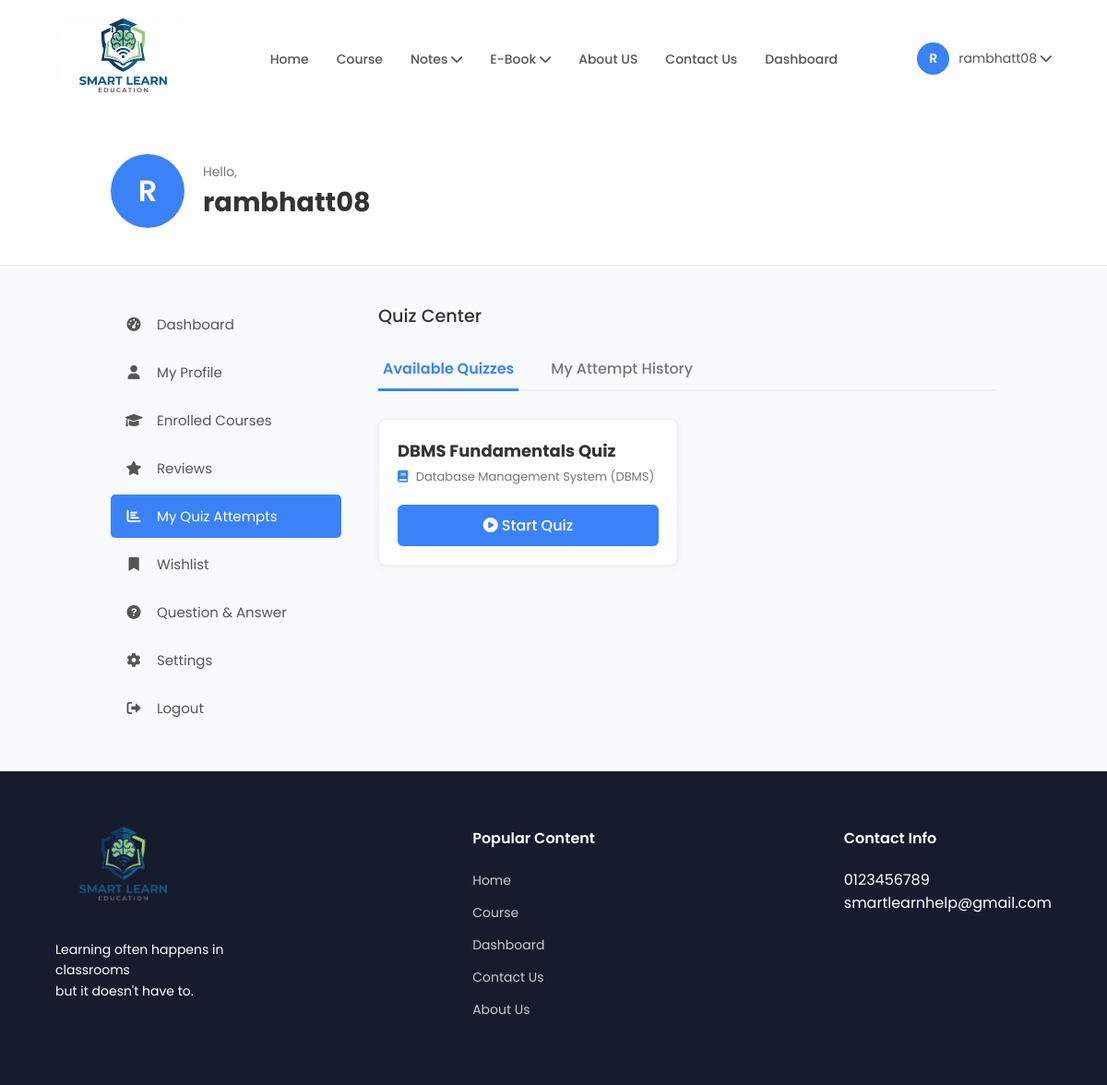
/quiz_attempts.php (signed in), run on the app's committed database.
### tables this page shows
CREATE TABLE `quizzes` (
  `id` int(11) UNSIGNED NOT NULL,
  `course_id` int(11) UNSIGNED NOT NULL,
  `title` varchar(255) NOT NULL,
  `created_at` timestamp NOT NULL DEFAULT current_timestamp()
);

CREATE TABLE `courses` (
  `id` int(11) UNSIGNED NOT NULL,
  `title` varchar(255) NOT NULL,
  `description` text DEFAULT NULL,
  `level` varchar(50) DEFAULT 'Beginner',
  `thumbnail` varchar(255) DEFAULT NULL,
  `total_enrolled` int(11) DEFAULT 0,
  `created_at` timestamp NOT NULL DEFAULT current_timestamp()
);

### quiz_attempts.php (the view, shortened to what this page needs)
<?php
require 'db_connect.php';
$user_id = $_SESSION['user_id'];
$user_name = $_SESSION['user_name'];
$sql_available = "SELECT q.id AS quiz_id, q.title AS quiz_title, c.title AS course_title
                  FROM quizzes q
                  JOIN enrollments e ON q.course_id = e.course_id
                  JOIN courses c ON q.course_id = c.id
                  WHERE e.user_id = $user_id
                  ORDER BY q.created_at DESC";
$res_available = $conn->query($sql_available);
?>
<!DOCTYPE html>
<html lang="en">
<head>
    <link rel="stylesheet" href="https://cdnjs.cloudflare.com/ajax/libs/font-awesome/6.0.0/css/all.min.css">
    <link rel="stylesheet" href="style.css">
</head>
<body>
<nav class="navbar dashboard-nav">
    <div class="logo">
        <a href="index.html"><img src="imgs/logo.jpg" alt="Smart Learn Logo"></a>
    </div>
    <ul class="nav-links">
        <li><a href="index.php">Home</a></li>
        <li><a href="courses.php">Course</a></li>
        <li class="dropdown-parent"><a href="#">Notes <i class="fas fa-chevron-down"></i></a>
        </li>
        <li class="dropdown-parent"><a href="#">E-Book <i class="fas fa-chevron-down"></i></a>
        </li>
        <li><a href="about.html">About US</a></li>
        <li><a href="contact.php">Contact Us</a></li>
        <li><a href="student-dashboard.php">Dashboard</a></li>
    </ul>
    <div class="user-profile dropdown-parent">
        <div class="profile-trigger">
            <div class="avatar-circle">
                <?php echo strtoupper(substr($user_name, 0, 1)); ?>
            </div>
            <span>
                <?php echo htmlspecialchars($user_name); ?>
                <i class="fas fa-chevron-down"></i>
            </span>
        </div>
    </div>
</nav>
<header class="dash-header">
    <div class="big-avatar">
        <?php echo strtoupper(substr($user_name, 0, 1)); ?>
    </div>
    <div class="welcome-text">
        <span>Hello,</span>
        <h2><?php echo htmlspecialchars($user_name); ?></h2>
    </div>
</header>
<div class="dashboard-container">
    <aside class="sidebar">
        <ul>
            <li><a href="student-dashboard.php"><i class="fas fa-tachometer-alt"></i> Dashboard</a></li>
            <li><a href="student_profile.php"><i class="fas fa-user"></i> My Profile</a></li>
            <li><a href="my_courses.php"><i class="fas fa-graduation-cap"></i> Enrolled Courses</a></li>
            <li><a href="reviews.php"><i class="fas fa-star"></i> Reviews</a></li>
            <li><a href="quiz_attempts.php" class="active"><i class="fas fa-chart-bar"></i> My Quiz Attempts</a></li>
            <li><a href="wishlist.php"><i class="fas fa-bookmark"></i> Wishlist</a></li>
            <li><a href="question-answer.php"><i class="fas fa-question-circle"></i> Question & Answer</a></li>
            <li><a href="settings.php"><i class="fas fa-cog"></i> Settings</a></li>
            <li><a href="logout.php"><i class="fas fa-sign-out-alt"></i> Logout</a></li>
        </ul>
    </aside>
    <main class="dash-content">
        <h3>Quiz Center</h3>
        <div class="tabs">
            <button class="tab-btn active" onclick="openTab(event, 'available')">Available Quizzes</button>
            <button class="tab-btn" onclick="openTab(event, 'history')">My Attempt History</button>
        </div>
        <div id="available" class="tab-content active-content">
            <?php if ($res_available->num_rows > 0): ?>
                <div class="quiz-grid">
                    <?php while($quiz = $res_available->fetch_assoc()): ?>
                        <div class="quiz-card">
                            <div>
                                <h4><?php echo htmlspecialchars($quiz['quiz_title']); ?></h4>
                                <p><i class="fas fa-book" style="color:#3b82f6; margin-right:5px;"></i> <?php echo htmlspecialchars($quiz['course_title']); ?></p>
                            </div>
                            <a href="student_take_quiz.php?quiz_id=<?php echo $quiz['quiz_id']; ?>" class="btn-take-quiz">
                                <i class="fas fa-play-circle"></i> Start Quiz
                            </a>
                        </div>
                    <?php endwhile; ?>
                </div>
            <?php endif; ?>
        </div>
    </main>
</div>
<footer class="footer">
    <div class="footer-col">
        <img src="imgs/1.png" alt="Smart Learn" class="footer-logo">
        <p class="slogan">Learning often happens in<br> classrooms <br> but it doesn't have to.</p>
    </div>
    <div class="footer-col">
        <h4>Popular Content</h4>
        <ul>
            <li><a href="index.html">Home</a></li>
            <li><a href="courses.php">Course</a></li>
            <li><a href="student-dashboard.php">Dashboard</a></li>
            <li><a href="contact.html">Contact Us</a></li>
            <li><a href="about.html">About Us</a></li>
        </ul>
    </div>
    <div class="footer-col">
        <h4>Contact Info</h4>
        <p>0123456789</p>
        <p>smartlearnhelp@gmail.com</p>
    </div>
</footer>
</body>
</html>

### style.css (style rules this page uses)
:root { --primary-blue: #1d4ed8; --accent-blue: #2563eb; --bg-purple: #8b5cf6; --text-dark: #1e293b; --text-light: #64748b; --white: #ffffff; }
* { margin: 0; padding: 0; box-sizing: border-box; font-family: 'Poppins', sans-serif; }
body { background-color: #f8fafc; color: var(--text-dark); overflow-x: hidden; }
a { text-decoration: none; color: inherit; }
ul { list-style: none; }
.navbar { display: flex; justify-content: space-between; align-items: center; padding: 20px 5%; background: var(--white); }
.logo img { height: 80px; width: auto; }
.nav-links { display: flex; gap: 30px; }
.nav-links a { color: #555; font-size: 14px; font-weight: 500; }
.nav-links a { position: relative; padding-bottom: 5px; transition: color 0.3s ease; }
.nav-links a::after { content: ""; position: absolute; left: 0; bottom: 0; width: 0; height: 2px; background-color: var(--primary-blue); transition: width 0.3s ease; }
.footer { background: #161b2e; color: white; padding: 60px 5%; display: flex; justify-content: space-between; }
.footer-logo { height: 80px; width: auto; margin-bottom: 15px; }
.footer-col h4 { margin-bottom: 20px; font-weight: 600; }
.footer-col ul li { margin-bottom: 10px; }
.footer-col a { color: #ccc; font-size: 14px; }
.slogan { margin-top: 20px; font-size: 14px; line-height: 1.6; }
.user-profile { display: flex; align-items: center; gap: 10px; font-size: 14px; color: #555; cursor: pointer; }
.avatar-circle { width: 35px; height: 35px; background-color: #3b82f6; color: white; border-radius: 50%; display: flex; align-items: center; justify-content: center; font-size: 14px; font-weight: 600; }
.dash-header { display: flex; align-items: center; padding: 40px 10%; background-color: #ffffff; border-bottom: 1px solid #eee; gap: 20px; }
.big-avatar { width: 80px; height: 80px; background-color: #3b82f6; color: white; font-size: 2rem; font-weight: 600; border-radius: 50%; display: flex; align-items: center; justify-content: center; }
.welcome-text span { color: #777; font-size: 14px; }
.welcome-text h2 { color: #333; font-size: 1.8rem; }
.dashboard-container { display: flex; padding: 40px 10%; gap: 40px; min-height: 60vh; }
.sidebar { width: 250px; flex-shrink: 0; }
.sidebar ul li { margin-bottom: 5px; }
.sidebar ul li a { display: flex; align-items: center; gap: 15px; padding: 12px 15px; color: #555; font-size: 15px; border-radius: 5px; transition: 0.3s; }
.sidebar ul li a i { width: 20px; text-align: center; }
.sidebar ul li a.active, .sidebar ul li a:hover { background-color: #3b82f6; color: white; }
.dash-content { flex-grow: 1; }
.dash-content h3 { font-size: 1.2rem; margin-bottom: 20px; color: #333; font-weight: 500; }
.nav-links li { position: relative; padding: 10px 0; }
.user-profile { position: relative; height: 100%; display: flex; align-items: center; }
.profile-trigger { display: flex; align-items: center; gap: 10px; cursor: pointer; }
.tab-btn { background: none; border: none; padding: 10px 5px; font-size: 15px; color: #666; cursor: pointer; position: relative; font-weight: 500; }
.tab-btn.active { color: #3b82f6; }
.tab-btn.active::after { content: ''; position: absolute; bottom: -1px; left: 0; width: 100%; height: 2px; background-color: #3b82f6; }

### quiz_attempts.php (style rules this page uses)
.tabs { display: flex; gap: 30px; border-bottom: 2px solid #f0f0f0; margin-bottom: 30px; }
.tab-btn { background: none; border: none; padding: 10px 5px; cursor: pointer; color: #777; font-weight: 500; font-size: 16px; position: relative; font-family: 'Poppins', sans-serif; }
.tab-btn.active { color: #3b82f6; font-weight: 600; }
.tab-btn.active::after { content: ''; position: absolute; bottom: -2px; left: 0; width: 100%; height: 3px; background: #3b82f6; }
.tab-content { display: none; animation: fadeIn 0.4s; }
.tab-content.active-content { display: block; }
.quiz-grid { display: grid; grid-template-columns: repeat(auto-fill, minmax(300px, 1fr)); gap: 20px; }
.quiz-card { background: white; padding: 20px; border-radius: 8px; box-shadow: 0 2px 8px rgba(0,0,0,0.05); border: 1px solid #eee; display: flex; flex-direction: column; justify-content: space-between; }
.quiz-card h4 { margin: 0 0 5px 0; color: #333; font-size: 18px; }
.quiz-card p { margin: 0 0 20px 0; color: #777; font-size: 13px; }
.btn-take-quiz { background: #3b82f6; color: white; text-align: center; padding: 10px; border-radius: 6px; text-decoration: none; font-weight: 500; transition: 0.2s; }

### data on the page
quizzes: title "DBMS Fundamentals Quiz", course.title "Database Management System (DBMS)"

### other printed values
substr($user_name, 0, 1) "R"
$user_name "rambhatt08"
